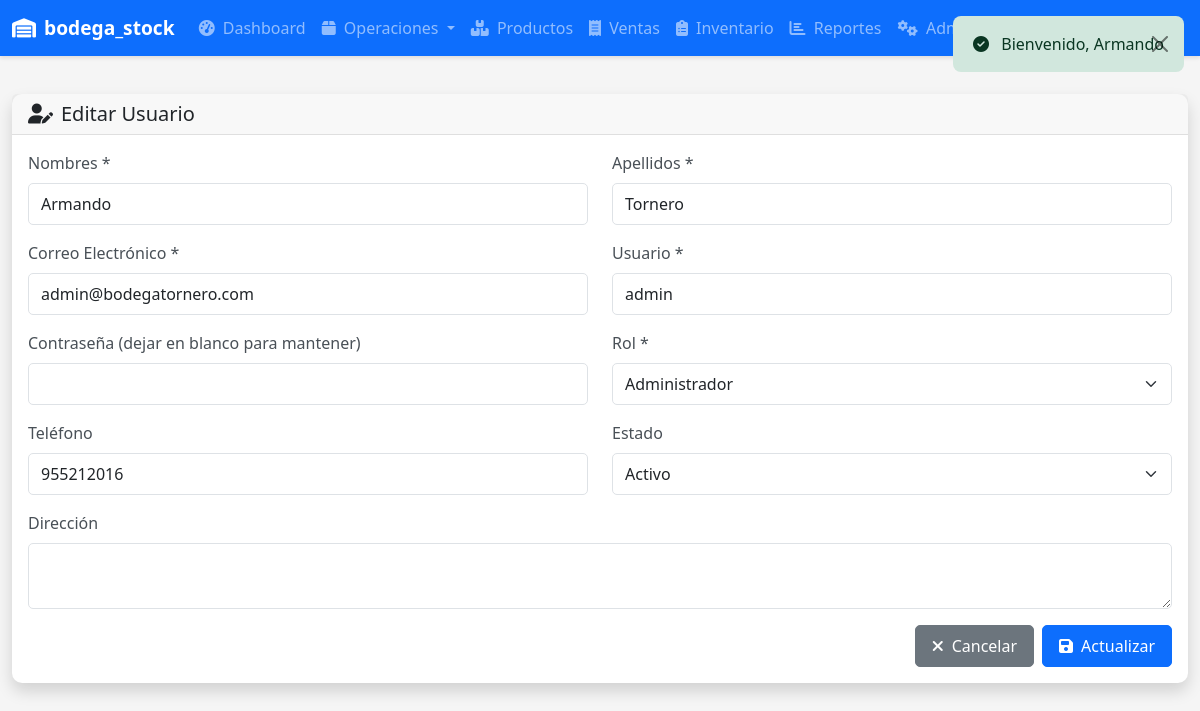
The app's page /usuarios/editar.php?id=1 (signed in) with its own data.
### tables this page shows
CREATE TABLE IF NOT EXISTS usuarios (
    id_usuario INT AUTO_INCREMENT PRIMARY KEY,
    nombres VARCHAR(100) NOT NULL,
    apellidos VARCHAR(100) NOT NULL,
    correo VARCHAR(100) NOT NULL UNIQUE,
    usuario VARCHAR(50) NOT NULL UNIQUE,
    contraseña VARCHAR(255) NOT NULL,
    id_rol INT NOT NULL,
    telefono VARCHAR(20),
    direccion TEXT,
    estado ENUM('activo', 'inactivo') DEFAULT 'activo',
    fecha_registro DATETIME DEFAULT CURRENT_TIMESTAMP,
    ultimo_acceso DATETIME,
    intentos_fallidos INT DEFAULT 0,
    FOREIGN KEY (id_rol) REFERENCES roles(id_rol) ON DELETE RESTRICT
);

CREATE TABLE IF NOT EXISTS roles (
    id_rol INT AUTO_INCREMENT PRIMARY KEY,
    nombre_rol VARCHAR(50) NOT NULL UNIQUE,
    descripcion TEXT,
    fecha_creacion DATETIME DEFAULT CURRENT_TIMESTAMP,
    estado ENUM('activo', 'inactivo') DEFAULT 'activo'
);

### usuarios/editar.php (called while the page is built, shortened)
<?php
require_once __DIR__ . '/../app/models/Usuario.php';
require_once __DIR__ . '/../app/models/Rol.php';
$usuarioModel = new Usuario();
$rolModel = new Rol();
$id = $_GET['id'] ?? null;
$usuario = $usuarioModel->obtenerPorId($id);
$roles = $rolModel->obtenerTodos();
require_once __DIR__ . '/../app/views/usuarios/editar.php';

### config/database.php (called while the page is built, shortened)
<?php
class Database {
    private static $instance = null;
    private $connection;
    private function __construct() {
        try {
            $dsn = "mysql:host=" . DB_HOST . ";dbname=" . DB_NAME . ";charset=" . DB_CHARSET;
            $options = [
                PDO::ATTR_ERRMODE => PDO::ERRMODE_EXCEPTION,
                PDO::ATTR_DEFAULT_FETCH_MODE => PDO::FETCH_ASSOC,
                PDO::ATTR_EMULATE_PREPARES => false,
                PDO::ATTR_PERSISTENT => false
            ];
            $this->connection = new PDO($dsn, DB_USER, DB_PASS, $options);
        } catch (PDOException $e) {
            error_log("Error de conexión a la base de datos: " . $e->getMessage());
            die("Error de conexión a la base de datos. Por favor contacte al administrador.");
        }
    }
    public static function getInstance() {
        if (self::$instance === null) {
            self::$instance = new self();
        }
        return self::$instance;
    }
    public function getConnection(): PDO {
        return $this->connection;
    }
}

### app/models/Usuario.php (called while the page is built, shortened)
<?php
require_once __DIR__ . '/../../config/database.php';
class Usuario {
    private $db;
    public function __construct() {
        $this->db = Database::getInstance()->getConnection();
    }
    public function obtenerPorId($id) {
        $sql = "SELECT u.*, r.nombre_rol
                FROM usuarios u
                INNER JOIN roles r ON u.id_rol = r.id_rol
                WHERE u.id_usuario = :id";
        $stmt = $this->db->prepare($sql);
        $stmt->execute(['id' => $id]);
        return $stmt->fetch();
    }
}

### app/models/Rol.php (called while the page is built, shortened)
<?php
require_once __DIR__ . '/../../config/database.php';
class Rol {
    private $db;
    public function __construct() {
        $this->db = Database::getInstance()->getConnection();
    }
    public function obtenerTodos() {
        $sql = "SELECT * FROM roles WHERE estado = 'activo' ORDER BY nombre_rol";
        $stmt = $this->db->prepare($sql);
        $stmt->execute();
        return $stmt->fetchAll();
    }
}

### app/views/usuarios/editar.php (the view, shortened to what this page needs)
<?php
require_once __DIR__ . '/../layouts/header.php';
?>
<div class="container-fluid py-4">
    <div class="row">
        <div class="col-12">
            <div class="card shadow">
                <div class="card-header">
                    <h5 class="mb-0"><i class="fas fa-user-edit me-2"></i>Editar Usuario</h5>
                </div>
                <div class="card-body">
                    <form method="POST" action="/usuarios/editar.php?id=<?= $usuario['id_usuario'] ?>">
                        <div class="row">
                            <div class="col-md-6 mb-3">
                                <label for="nombres" class="form-label">Nombres *</label>
                                <input type="text" class="form-control" id="nombres" name="nombres" value="<?= htmlspecialchars($usuario['nombres']) ?>" required>
                            </div>
                            <div class="col-md-6 mb-3">
                                <label for="apellidos" class="form-label">Apellidos *</label>
                                <input type="text" class="form-control" id="apellidos" name="apellidos" value="<?= htmlspecialchars($usuario['apellidos']) ?>" required>
                            </div>
                        </div>
                        <div class="row">
                            <div class="col-md-6 mb-3">
                                <label for="correo" class="form-label">Correo Electrónico *</label>
                                <input type="email" class="form-control" id="correo" name="correo" value="<?= htmlspecialchars($usuario['correo']) ?>" required>
                            </div>
                            <div class="col-md-6 mb-3">
                                <label for="usuario" class="form-label">Usuario *</label>
                                <input type="text" class="form-control" id="usuario" name="usuario" value="<?= htmlspecialchars($usuario['usuario']) ?>" required minlength="4">
                            </div>
                        </div>
                        <div class="row">
                            <div class="col-md-6 mb-3">
                                <label for="contraseña" class="form-label">Contraseña (dejar en blanco para mantener)</label>
                                <input type="password" class="form-control" id="contraseña" name="contraseña" minlength="6">
                            </div>
                            <div class="col-md-6 mb-3">
                                <label for="id_rol" class="form-label">Rol *</label>
                                <select class="form-select" id="id_rol" name="id_rol" required>
                                    <?php foreach ($roles as $rol): ?>
                                    <option value="<?= $rol['id_rol'] ?>" <?= $rol['id_rol'] == $usuario['id_rol'] ? 'selected' : '' ?>>
                                        <?= htmlspecialchars($rol['nombre_rol']) ?>
                                    </option>
                                    <?php endforeach; ?>
                                </select>
                            </div>
                        </div>
                        <div class="row">
                            <div class="col-md-6 mb-3">
                                <label for="telefono" class="form-label">Teléfono</label>
                                <input type="text" class="form-control" id="telefono" name="telefono" value="<?= htmlspecialchars($usuario['telefono'] ?? '') ?>">
                            </div>
                            <div class="col-md-6 mb-3">
                                <label for="estado" class="form-label">Estado</label>
                                <select class="form-select" id="estado" name="estado">
                                    <option value="activo" <?= $usuario['estado'] == 'activo' ? 'selected' : '' ?>>Activo</option>
                                </select>
                            </div>
                        </div>
                        <div class="mb-3">
                            <label for="direccion" class="form-label">Dirección</label>
                            <textarea class="form-control" id="direccion" name="direccion" rows="2"><?= htmlspecialchars($usuario['direccion'] ?? '') ?></textarea>
                        </div>
                        <div class="d-flex justify-content-end gap-2">
                            <a href="/usuarios/index.php" class="btn btn-secondary">
                                <i class="fas fa-times me-2"></i>Cancelar
                            </a>
                            <button type="submit" class="btn btn-primary">
                                <i class="fas fa-save me-2"></i>Actualizar
                            </button>
                        </div>
                    </form>
                </div>
            </div>
        </div>
    </div>
</div>
<?php require_once __DIR__ . '/../layouts/footer.php'; ?>

### public/css/style.css (style rules this page uses)
:root { --primary-color: #0d6efd; --secondary-color: #6c757d; --success-color: #198754; --danger-color: #dc3545; --warning-color: #ffc107; --info-color: #0dcaf0; --light-color: #f8f9fa; --dark-color: #212529; }
body { font-family: 'Segoe UI', Tahoma, Geneva, Verdana, sans-serif; background-color: #f5f5f5; }
.card { border: none; border-radius: 10px; box-shadow: 0 2px 4px rgba(0,0,0,.1); transition: transform 0.2s; }
.card-header { border-bottom: 1px solid rgba(0,0,0,.1); font-weight: 600; }
.btn { border-radius: 5px; padding: 0.5rem 1rem; font-weight: 500; transition: all 0.2s; }
.form-control, .form-select { border-radius: 5px; border: 1px solid #dee2e6; padding: 0.5rem 0.75rem; }
.form-label { font-weight: 500; color: #495057; }

### records on screen
usuarios: nombres "Armando", apellidos "Tornero", correo "admin@bodegatornero.com", usuario "admin", id_rol "Administrador", telefono "955212016", estado "Activo"

### other values on screen
SITE_NAME "bodega_stock"
